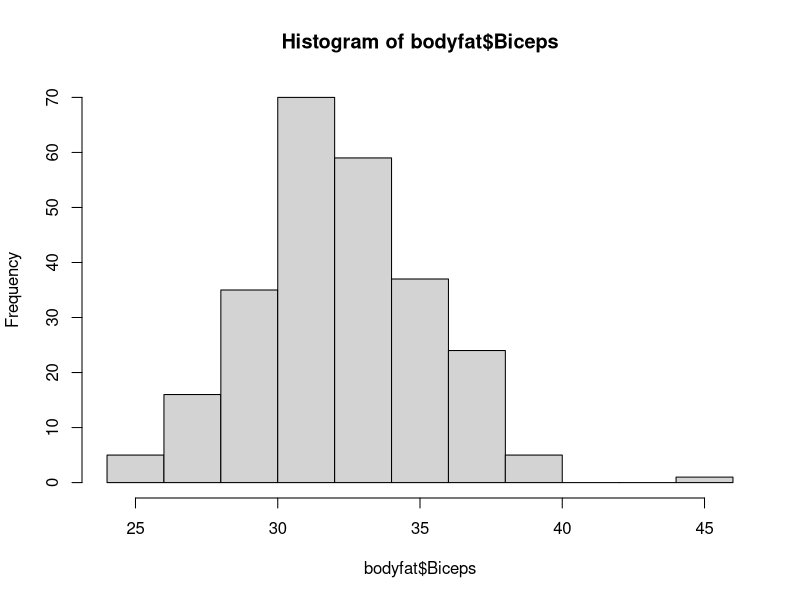
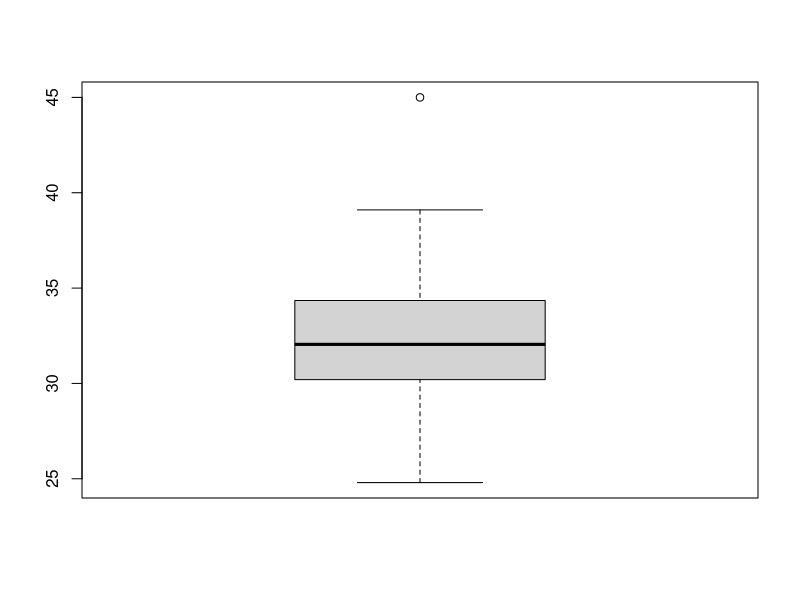
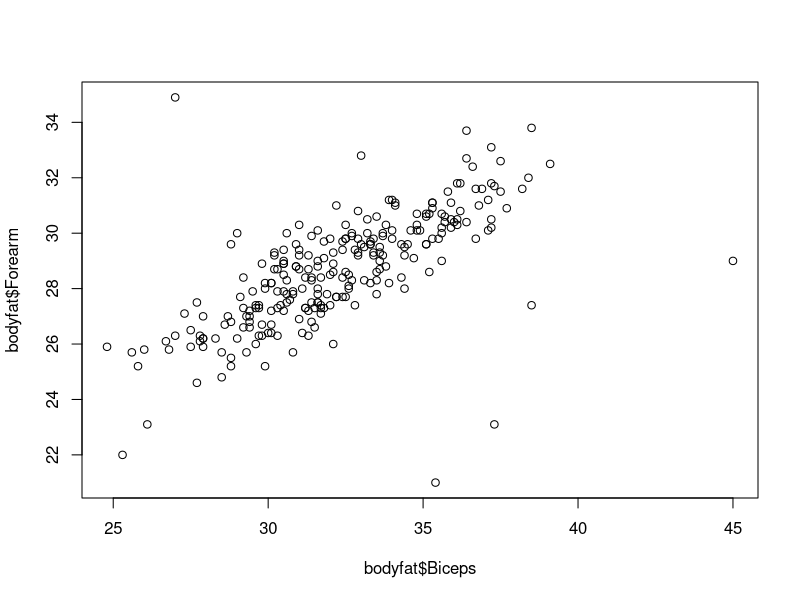
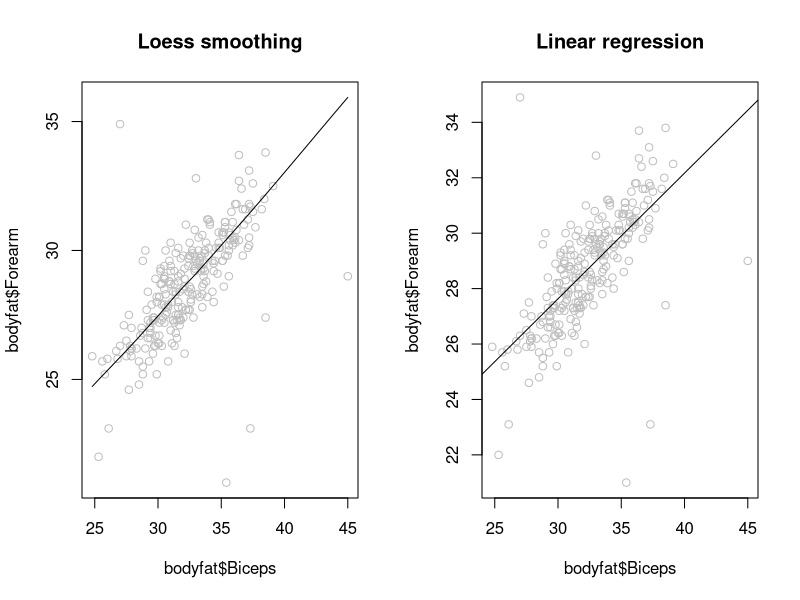
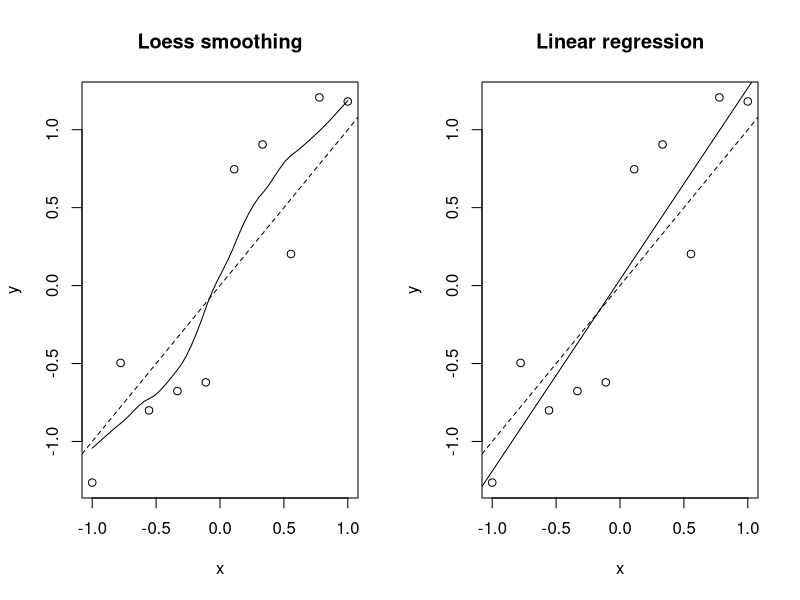
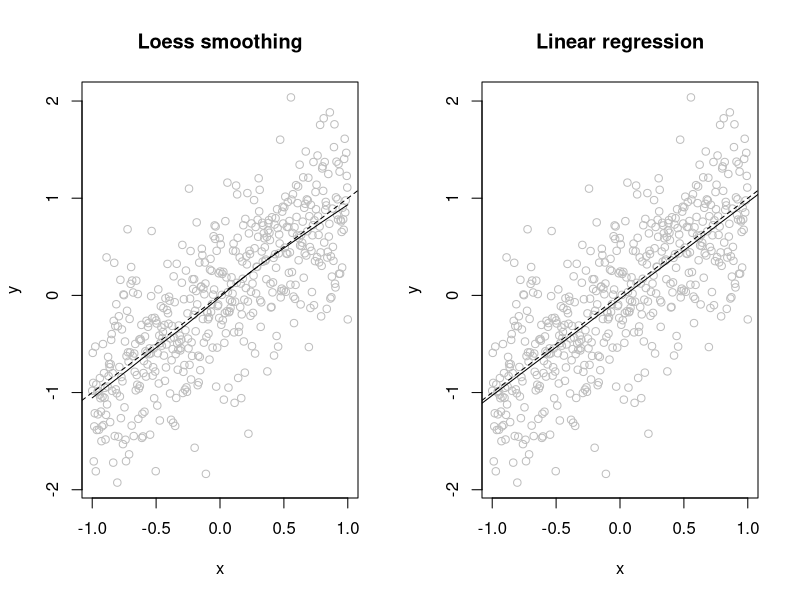
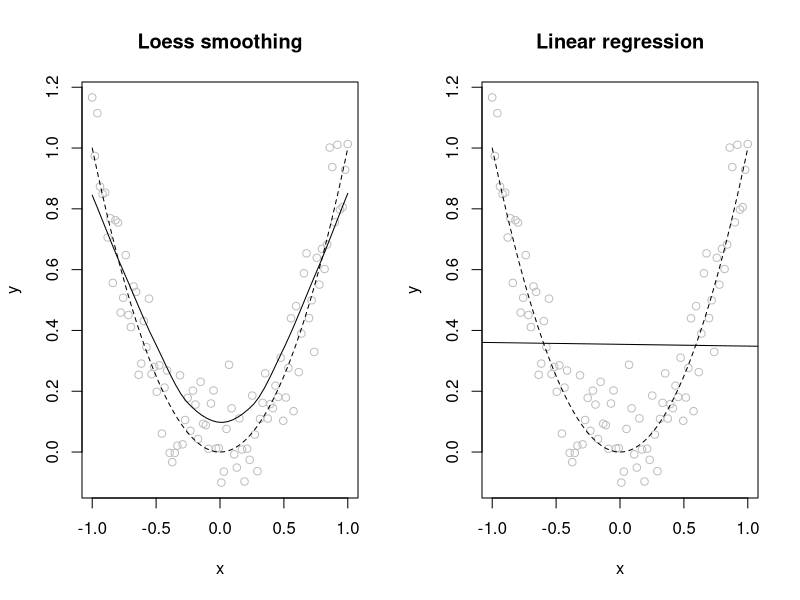
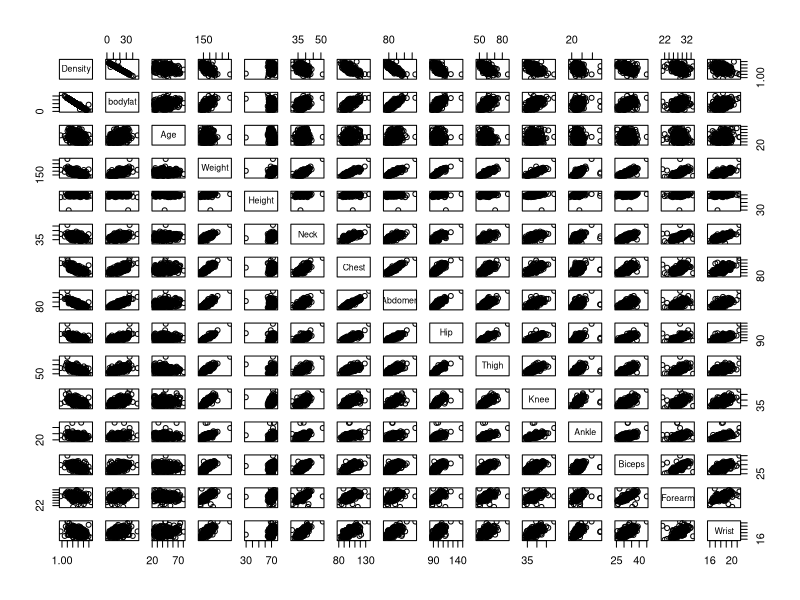

Generate these figures, in order, with R:
## ---- chunk 1
knitr::opts_chunk$set(echo = TRUE, cache=T)
## ---- chunk 2
# make sure .csv file is in your working directory
bodyfat <- read.csv("bodyfat.csv")
head(bodyfat)
## ---- chunk 3
names(bodyfat)
## ---- chunk 4
hist(bodyfat$Biceps)
## ---- chunk 5
boxplot(bodyfat$Biceps)
## ---- chunk 6
idx <- which.max(bodyfat$Biceps) # find index of the largest point
bodyfat[idx, ]
## ---- chunk 7
plot(bodyfat$Biceps, bodyfat$Forearm)
## ---- chunk 8
par(mfrow=c(1,2))
scatter.smooth(bodyfat$Biceps, bodyfat$Forearm, col='gray')
title("Loess smoothing")

beta <- coef(lm(Forearm ~ Biceps, bodyfat))
plot(bodyfat$Biceps, bodyfat$Forearm, col='gray')
abline(beta[1], beta[2])
title("Linear regression")
## ---- chunk 9
n <- 10
x <- seq(-1,1, length.out = n)
y <- x + rnorm(n, sd=0.5)
par(mfrow=c(1,2))
scatter.smooth(x,y)
abline(0,1, lty=2)
title("Loess smoothing")

beta <- coef(lm(y ~ x))
plot(x,y)
abline(beta[1], beta[2])
abline(0,1, lty=2)
title("Linear regression")
## ---- chunk 10
n <- 500
x <- seq(-1,1, length.out = n)
y <- x + rnorm(n, sd=0.5)
par(mfrow=c(1,2))
scatter.smooth(x,y, col='gray')
abline(0,1, lty=2)
title("Loess smoothing")

beta <- coef(lm(y ~ x))
plot(x,y, col='gray')
abline(beta[1], beta[2])
abline(0,1, lty=2)
title("Linear regression")
## ---- chunk 11
n <- 100
x <- seq(-1,1, length.out = n)
y <- x^2 + rnorm(n, sd=0.1)
par(mfrow=c(1,2))
scatter.smooth(x,y, col='gray')
lines(x,x^2, lty=2)
title("Loess smoothing")

beta <- coef(lm(y ~ x))
plot(x,y, col='gray')
abline(beta[1], beta[2])
lines(x,x^2, lty=2)
title("Linear regression")
## ---- chunk 12
pairs(bodyfat)
## ---- chunk 13
# you may need to install the "reshape2" package
data(tips, package="reshape2")
names(tips)
plot(tips$total_bill, tips$tip)
## ---- chunk 14
coplot(tip ~ total_bill | sex, data=tips)
## ---- chunk 15
coplot(tip ~ total_bill | sex * time, data=tips)
## ---- chunk 16
pairs(~bodyfat + Neck + Abdomen, data=bodyfat)
## ---- chunk 17
coplot(bodyfat ~ Neck | Abdomen, data=bodyfat)
## ---- chunk 18
coplot(bodyfat ~ Neck | Abdomen, data=bodyfat, rows=1)
## ---- chunk 19
coplot(bodyfat ~ Neck | Abdomen, data=bodyfat, rows=1, number=8, overlap=0)
## ---- chunk 20
plot(bodyfat$Density, bodyfat$bodyfat, cex=0.5)
## ---- chunk 21
fit <- lm(bodyfat ~ Density, data=bodyfat)
summary(fit)
## ---- chunk 22
names(fit)
fit$coefficients # alternatively you can use coef(fit)
head(fit$residuals) # alternatively you can use residuals(fit)
## ---- chunk 23
plot(bodyfat$Density, bodyfat$bodyfat, cex=0.5)
abline(coef(fit))
## ---- chunk 24
plot(bodyfat$Density, residuals(fit), cex=0.5)
## ---- chunk 25
idx <- which(abs(residuals(fit)) > 1)
plot(bodyfat$Density[-idx], residuals(fit)[-idx], cex=0.5)
## ---- chunk 26
plot(1/bodyfat$Density, bodyfat$bodyfat, cex=0.5)
fitinv <- lm(bodyfat ~ I(1/Density), data=bodyfat)
coef(fitinv)
## ---- chunk 27
x <- seq(0.8, 1.2, length.out=100)
plot(x, 495/x - 450, type="l", ylab="body fat", xlab="density")
points(x, coef(fit)[1] + coef(fit)[2] * x, type="l", lty=2)
points(x, coef(fitinv)[1] + coef(fitinv)[2] * 1/x, type="l", lty=3)
